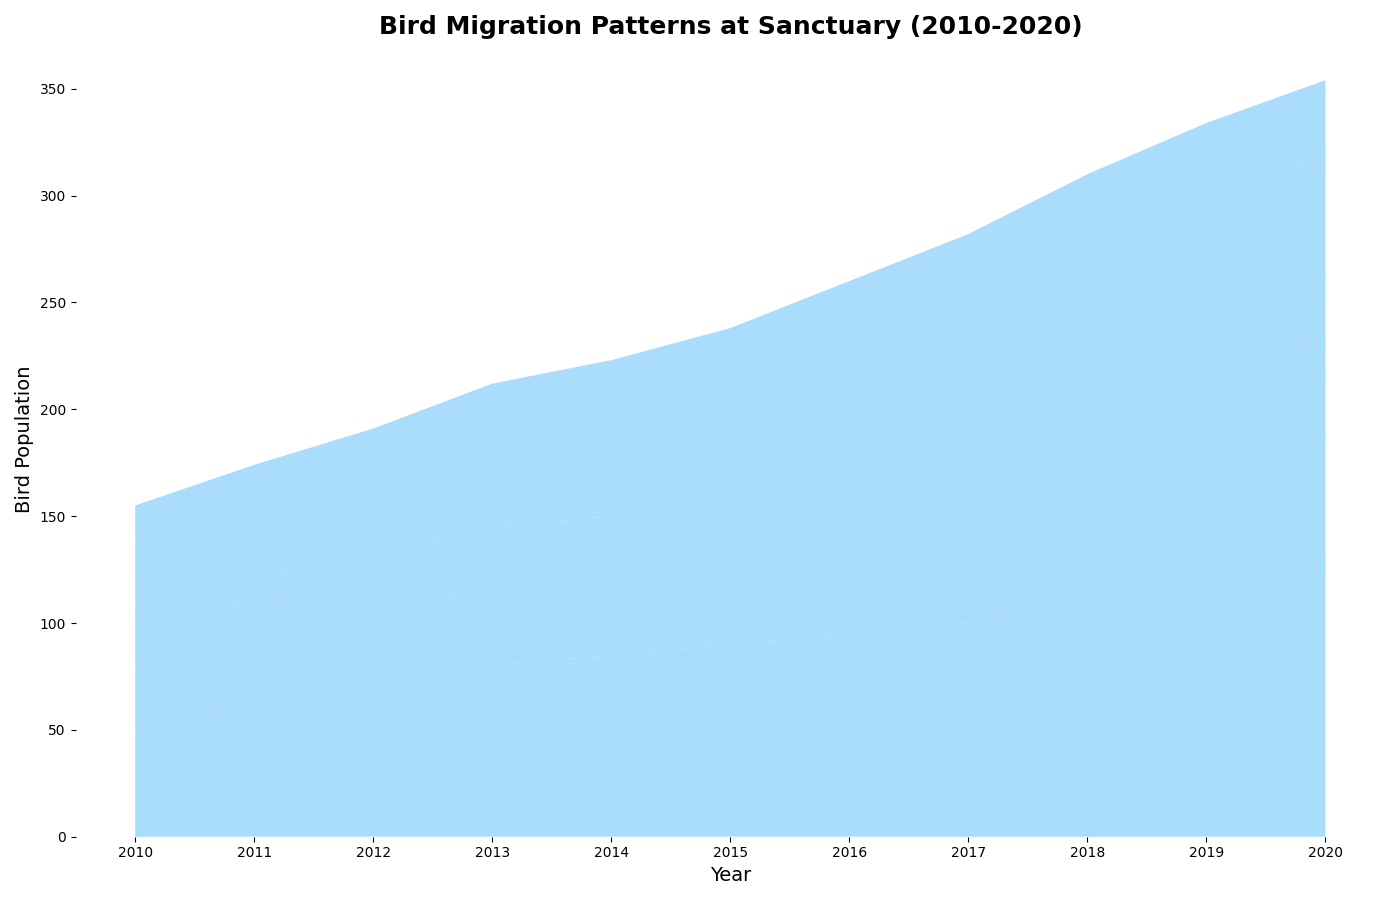

Generate this figure with Python:
import matplotlib.pyplot as plt
import numpy as np

years = np.arange(2010, 2021)
# Adding two made-up species f and g
species_f = [25, 28, 30, 35, 37, 39, 42, 45, 50, 55, 60]
species_g = [15, 17, 19, 20, 22, 24, 26, 30, 32, 34, 36]

# Including the new species data with the existing
data = np.array([
    [50, 60, 70, 80, 85, 90, 95, 100, 110, 120, 130],  # species_a
    [30, 32, 34, 35, 38, 40, 45, 47, 50, 55, 58],      # species_b
    [20, 18, 15, 17, 16, 19, 22, 25, 27, 29, 30],      # species_c
    [10, 12, 14, 13, 11, 10, 12, 15, 20, 18, 15],      # species_d
    [5, 7, 9, 12, 14, 16, 18, 20, 21, 23, 25],         # species_e
    species_f,                                         # species_f
    species_g                                          # species_g
])

single_color = '#87cefa'

fig, ax = plt.subplots(figsize=(14, 9))
ax.stackplot(years, data, colors=[single_color] * data.shape[0], alpha=0.7)

ax.set_title('Bird Migration Patterns at Sanctuary (2010-2020)', fontsize=18, fontweight='bold', loc='center')
ax.set_xlabel('Year', fontsize=14)
ax.set_ylabel('Bird Population', fontsize=14)

# Remove the axis border
ax.spines['top'].set_color('none')
ax.spines['right'].set_color('none')
ax.spines['left'].set_color('none')
ax.spines['bottom'].set_color('none')

ax.set_xticks(years)

plt.tight_layout()
plt.show()
